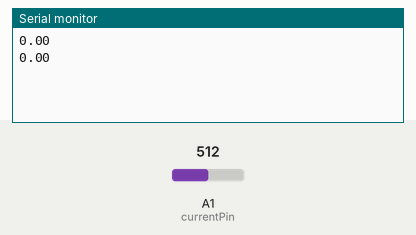
Simulated run of this sketch. Board: Arduino Uno, built with avr-gcc and run on an emulated ATmega328P. On the bench: the last lines printed to the serial monitor. The test bench sets the inputs (shaded band); at power-on: A1 (currentPin) = 512.

Above: at 1.2 s.
1.3 s: A1 (currentPin) set to 716
At 1.7 s:
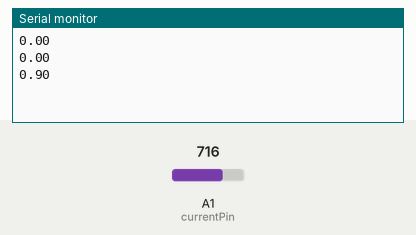
2.8 s: A1 (currentPin) set to 900
At 3.6 s:
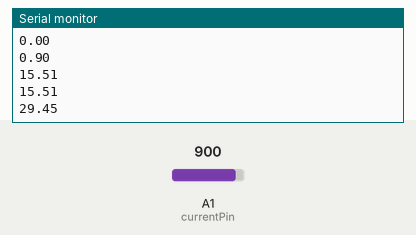
Timing chart, 0 to 5.8 s (numbered marks = the images above; inputs shaded):
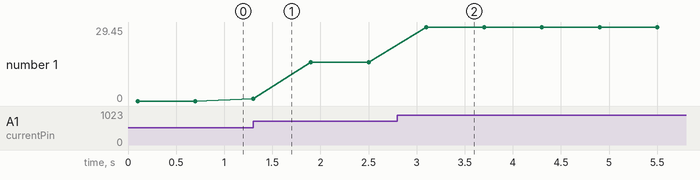

The sketch:

percobaan_sensor_arus.ino
```cpp
 const int currentPin = A1;
 const unsigned long sampleTime = 100000UL;
 //sample over 100ms, it is an exact number of cycles for both 50Hz and 60Hz mains
 const unsigned long numSamples = 250UL;
 //choose the number of samples to divide sampleTime exactly, but low enough for the ADC to keep up
 const unsigned long sampleInterval = sampleTime/numSamples;
 //the sampling interval, must be longer than then ADC conversion time
 const int adc_zero = 510;
 //relative digital zero of the arudino input from ACS712 (could make this a variable and auto-adjust it)
 //Penjelasan tentang penggunaan UL =
 //Integer konstanta adalah angka yang digunakan secara langsung dalam sketsa, seperti 123. Secara default,
 //angka-angka ini diperlakukan sebagai int tapi Anda dapat mengubahnya dengan pengubah U dan L
//unsigned long adalah bilangan bulat positif yang dapat memiliki nilai hingga 4.294.967.295

void setup() {
  // put your setup code here, to run once:
 Serial.begin(9600);
}

void loop() {
  // put your main code here, to run repeatedly:
double current = rmsAmps();
//arus yang ditampilkan (current) adalah sama dengan arus rmsAmps()
 Serial.println(current);
 delay(500);
}
float rmsAmps()
//method atau tempat pengolahan nilai arus adalah rmsAmps()
//isi dalam method adalah dibawah ini
 {
 float result;
 unsigned long currentAcc = 0;
 unsigned int count = 0;
 unsigned long prevMicros = micros() - sampleInterval;
 while (count < numSamples)
 {
   if (micros() - prevMicros >= sampleInterval)
   {
     long adc_raw = analogRead(currentPin) - adc_zero;
     currentAcc += (unsigned long)(adc_raw * adc_raw);
     ++count;
     prevMicros += sampleInterval;
   }
 }
 result = (sqrt((float)currentAcc/(float)numSamples)*(77.5/1023.0));
 //untuk menampilkan arus
 result -=0.10;
 if (result<0.3){result = 0;}
 return result;
 }
```

Measured:
- after the input at 1.3 s, the serial monitor: prints a new line at once (image 1)
- after the input at 2.8 s, the serial monitor: prints a new line after 0.30 s (image 2)
- plotted number 1: 0 → 15.51 after the input at 1.3 s, 15.51 → 29.45 after the input at 2.8 s
